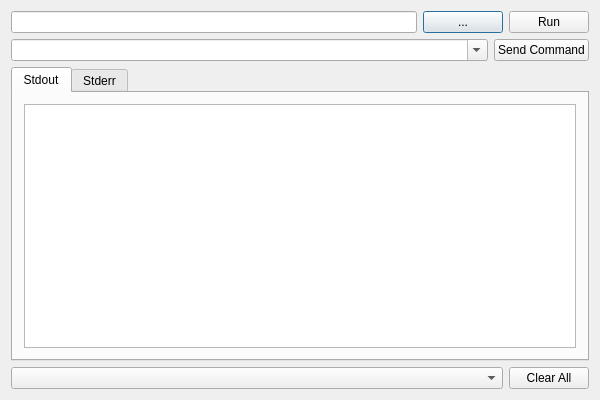
<?xml version="1.0" encoding="UTF-8"?>
<ui version="4.0">
 <class>Dialog</class>
 <widget class="QDialog" name="Dialog">
  <property name="geometry">
   <rect>
    <x>0</x>
    <y>0</y>
    <width>600</width>
    <height>400</height>
   </rect>
  </property>
  <property name="windowTitle">
   <string>Dialog</string>
  </property>
  <layout class="QGridLayout" name="gridLayout">
   <item row="0" column="0">
    <layout class="QHBoxLayout" name="horizontalLayout_3">
     <item>
      <widget class="QLineEdit" name="textPath"/>
     </item>
     <item>
      <widget class="QPushButton" name="btnOpen">
       <property name="text">
        <string>...</string>
       </property>
      </widget>
     </item>
     <item>
      <widget class="QPushButton" name="btnRun">
       <property name="text">
        <string>Run</string>
       </property>
      </widget>
     </item>
    </layout>
   </item>
   <item row="1" column="0">
    <layout class="QHBoxLayout" name="horizontalLayout" stretch="1,0">
     <item>
      <widget class="QComboBox" name="comboStdin">
       <property name="editable">
        <bool>true</bool>
       </property>
      </widget>
     </item>
     <item>
      <widget class="QPushButton" name="btnSend">
       <property name="text">
        <string>Send Command</string>
       </property>
      </widget>
     </item>
    </layout>
   </item>
   <item row="2" column="0">
    <widget class="QTabWidget" name="tabWidget">
     <property name="currentIndex">
      <number>0</number>
     </property>
     <widget class="QWidget" name="tabStdin">
      <attribute name="title">
       <string>Stdout</string>
      </attribute>
      <layout class="QGridLayout" name="gridLayout_2">
       <item row="0" column="0">
        <widget class="QTextEdit" name="textStdout">
         <property name="readOnly">
          <bool>true</bool>
         </property>
        </widget>
       </item>
      </layout>
     </widget>
     <widget class="QWidget" name="tabStderr">
      <attribute name="title">
       <string>Stderr</string>
      </attribute>
      <layout class="QGridLayout" name="gridLayout_3">
       <item row="0" column="0">
        <widget class="QTextEdit" name="textStderr">
         <property name="readOnly">
          <bool>true</bool>
         </property>
        </widget>
       </item>
      </layout>
     </widget>
    </widget>
   </item>
   <item row="3" column="0">
    <layout class="QHBoxLayout" name="horizontalLayout_2" stretch="1,0">
     <item>
      <widget class="QComboBox" name="comboLog"/>
     </item>
     <item>
      <widget class="QPushButton" name="btnClear">
       <property name="text">
        <string>Clear All</string>
       </property>
      </widget>
     </item>
    </layout>
   </item>
  </layout>
 </widget>
 <layoutdefault spacing="6" margin="11"/>
 <resources/>
 <connections/>
</ui>
